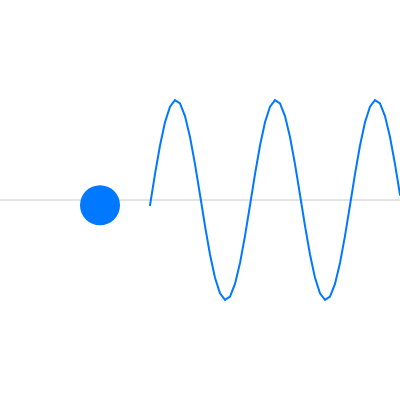
Frame 1 (no input)
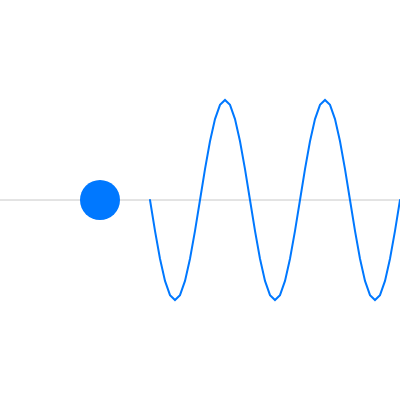
Frame 60 (no input)
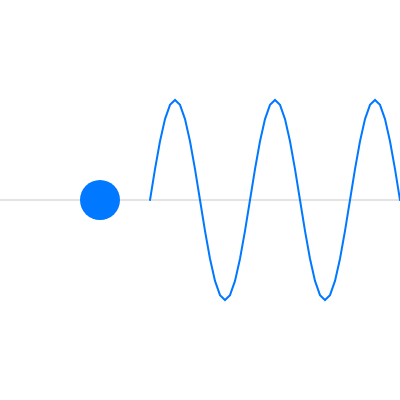
Frame 120 (the mouse pressed at the canvas centre since frame 60)

The p5.js sketch that drew these frames (run headless with seeded random() and noise() and a simulated clock; from frame 60 on, the mouse is pressed at the canvas centre):

// p5.js sketch
// ── sketch.js
// 三角関数で周期的な動きを作るスケッチ

const AMPLITUDE = 100;  // 振幅（ピクセル）
const PERIOD = 2;       // 周期（秒）

function setup() {
  createCanvas(400, 400);
}

function draw() {
  background(255);
  const t = millis() / 1000;  // スケッチ開始からの経過時間（秒）
  const centerY = height / 2;

  // 中心線
  stroke(200);
  strokeWeight(1);
  line(0, centerY, width, centerY);

  // y = 中心 + 振幅 × sin(2π × t / 周期) で上下に振動する円
  const y = centerY + AMPLITUDE * sin((TWO_PI * t) / PERIOD);
  noStroke();
  fill(0, 120, 255);
  circle(100, y, 40);

  // 位置によって位相をずらしながら同じ式で点を並べると、波になる
  noFill();
  stroke(0, 120, 255);
  strokeWeight(2);
  beginShape();
  for (let px = 150; px <= width; px += 5) {
    const shift = (px - 150) / 100;  // 位相のずれ（周期の何倍か）
    vertex(px, centerY + AMPLITUDE * sin(TWO_PI * (t / PERIOD - shift)));
  }
  endShape();
}
